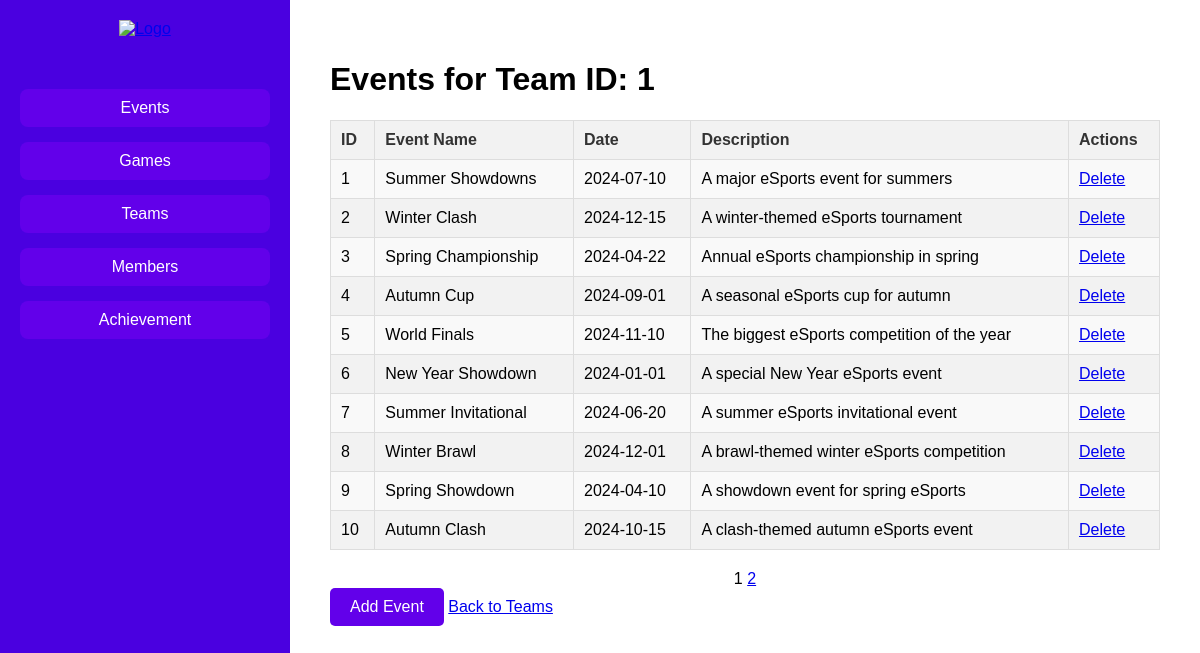
Page /views/admin/team/team-events-view.php?idteam=1 (signed in) on the committed database.
### tables this page shows
CREATE TABLE `event` (
  `idevent` int(11) NOT NULL,
  `name` varchar(45) DEFAULT NULL,
  `date` date DEFAULT NULL,
  `description` varchar(200) DEFAULT NULL
);

### class/parent.php (called while the page is built, shortened)
<?php
class parentClass
{
    public function __construct()
    {
        $this->mysqli = new mysqli(SERVER_NAME, USER_NAME, PASSWORD, DB_NAME);
    }
}

### class/team.php (called while the page is built, shortened)
<?php
require_once("parent.php");
class Team extends ParentClass
{
    public function getEventsByTeam($idteam, $offset = 0, $limit = 10, $filter = '')
    {
        $sql = "
        SELECT event.idevent, event.name AS event_name, event.date, event.description
        FROM event
        JOIN event_teams ON event.idevent = event_teams.idevent
        WHERE event_teams.idteam = ?";
        $sql .= " LIMIT ?, ?";
        $stmt = $this->mysqli->prepare($sql);
        if (!empty($filter)) {
            $stmt->bind_param("isii", $idteam, $filterParam, $offset, $limit);
        } else {
            $stmt->bind_param("iii", $idteam, $offset, $limit);
        }
        $stmt->execute();
        return $stmt->get_result();
    }
    public function countEventsByTeam($idteam, $filter = '')
    {
        $sql = "
            SELECT COUNT(*) as total
            FROM event
            JOIN event_teams ON event.idevent = event_teams.idevent
            WHERE event_teams.idteam = ?";
        $stmt = $this->mysqli->prepare($sql);
        $stmt->bind_param("i", $idteam);
        $stmt->execute();
        $result = $stmt->get_result();
        $row = $result->fetch_assoc();
        return $row['total'];
    }
}

### views/admin/team/team-events-view.php (the view, shortened to what this page needs)
<?php
require_once("../../../class/team.php");
require_once("../../paging.php");
$team = new Team();
$no_hal = isset($_GET['page']) ? (int)$_GET['page'] : 1;
$limit = 10;
$offset = ($no_hal - 1) * $limit;
$idteam = isset($_GET['idteam']) ? $_GET['idteam'] : null;
$jumlahData = $team->countEventsByTeam($idteam);
$events = $team->getEventsByTeam($idteam, $offset, $limit);
$pagination = generate_pageT($jumlahData, $limit, $idteam, $no_hal);
?>
<!DOCTYPE html>
<html lang="en">
<head>
    <link rel="stylesheet" href="../../../public/css/style-admin.css">
</head>
<body>
<div class="dashboard-container">
    <div class="sidebar">
        <div class="logo">
            <a href="../dashboard.php"><img src="../../../public/images/logoubaya.png" alt="Logo"></a>
        </div>
        <ul class="nav-links">
            <li><a href="../event/event-view.php">Events</a></li>
            <li><a href="../game/game-view.php">Games</a></li>
            <li><a href="../team/team-view.php">Teams</a></li>
            <li><a href="../member/member-view.php">Members</a></li>
            <li><a href="../achievement/achievement-view.php">Achievement</a></li>
        </ul>
    </div>
    <div class="main-content">
        <h1>Events for Team ID: <?php echo htmlspecialchars($idteam); ?></h1>
        <table class="styled-table">
            <thead>
                <tr>
                    <th>ID</th>
                    <th>Event Name</th>
                    <th>Date</th>
                    <th>Description</th>
                    <th>Actions</th>
                </tr>
            </thead>
            <tbody>
                <?php if ($events->num_rows > 0): ?>
                    <?php while ($row = $events->fetch_assoc()): ?>
                        <tr>
                            <td><?php echo htmlspecialchars($row['idevent']); ?></td>
                            <td><?php echo htmlspecialchars($row['event_name']); ?></td>
                            <td><?php echo htmlspecialchars($row['date']); ?></td>
                            <td><?php echo htmlspecialchars($row['description']); ?></td>
                            <td>
                                <a href="team-events-delete.php?idteam=<?php echo $idteam; ?>&idevent=<?php echo $row['idevent']; ?>"
                                onclick="return confirm('Are you sure you want to remove this event from the team?')">Delete</a>
                            </td>
                        </tr>
                    <?php endwhile; ?>
                <?php else: ?>
                    <tr>
                        <td colspan="5">No events available for this team.</td>
                    </tr>
                <?php endif; ?>
            </tbody>
        </table>
        <div class="pagination">
            <?php echo $pagination; ?>
        </div>
        <a href="team-events-add.php?idteam=<?php echo $idteam; ?>" class="add-button">Add Event</a>
        <a href="team-view.php" class="back-button">Back to Teams</a>
    </div>
</div>
</body>
</html>

### public/css/style-admin.css (style rules this page uses)
body { margin: 0; font-family: Arial, sans-serif; background-color: #f4f4f4; }
.dashboard-container { display: flex; height: 100vh; flex-direction: row; }
.sidebar { width: 250px; background-color: #4A00E0; color: white; padding: 20px; display: flex; flex-direction: column; align-items: center; }
.sidebar .logo img { width: 150px; margin-bottom: 20px; }
.nav-links { list-style-type: none; padding: 0; width: 100%; }
.nav-links li { margin: 15px 0; }
.nav-links a { text-decoration: none; color: white; font-size: 16px; display: block; padding: 10px; text-align: center; background-color: #6200ea; border-radius: 8px; transition: background-color 0.3s; }
.main-content { flex-grow: 1; background-color: #ffffff; padding: 40px; }
.styled-table { width: 100%; border-collapse: collapse; margin-bottom: 20px; }
.styled-table th, .styled-table td { padding: 10px; border: 1px solid #dddddd; text-align: left; }
.styled-table thead th { background-color: #f2f2f2; color: #333; }
.styled-table tbody tr { background-color: #f9f9f9; }
.styled-table tbody tr:nth-child(even) { background-color: #f2f2f2; }
.add-button { display: inline-block; padding: 10px 20px; background-color: #6200ea; color: white; text-decoration: none; border-radius: 5px; transition: background-color 0.3s; }
.pagination { margin-top: 20px; text-align: center; }
.main-content { padding: 40px; }

### rows in the picture
event: idevent "1", name "Summer Showdowns", date "2024-07-10", description "A major eSports event for summers"
event: idevent "2", name "Winter Clash", date "2024-12-15", description "A winter-themed eSports tournament"
event: idevent "3", name "Spring Championship", date "2024-04-22", description "Annual eSports championship in spring"
event: idevent "4", name "Autumn Cup", date "2024-09-01", description "A seasonal eSports cup for autumn"
event: idevent "5", name "World Finals", date "2024-11-10", description "The biggest eSports competition of the year"
event: idevent "6", name "New Year Showdown", date "2024-01-01", description "A special New Year eSports event"
event: idevent "7", name "Summer Invitational", date "2024-06-20", description "A summer eSports invitational event"
event: idevent "8", name "Winter Brawl", date "2024-12-01", description "A brawl-themed winter eSports competition"
event: idevent "9", name "Spring Showdown", date "2024-04-10", description "A showdown event for spring eSports"
event: idevent "10", name "Autumn Clash", date "2024-10-15", description "A clash-themed autumn eSports event"

### other values in the picture
$idteam "1"
